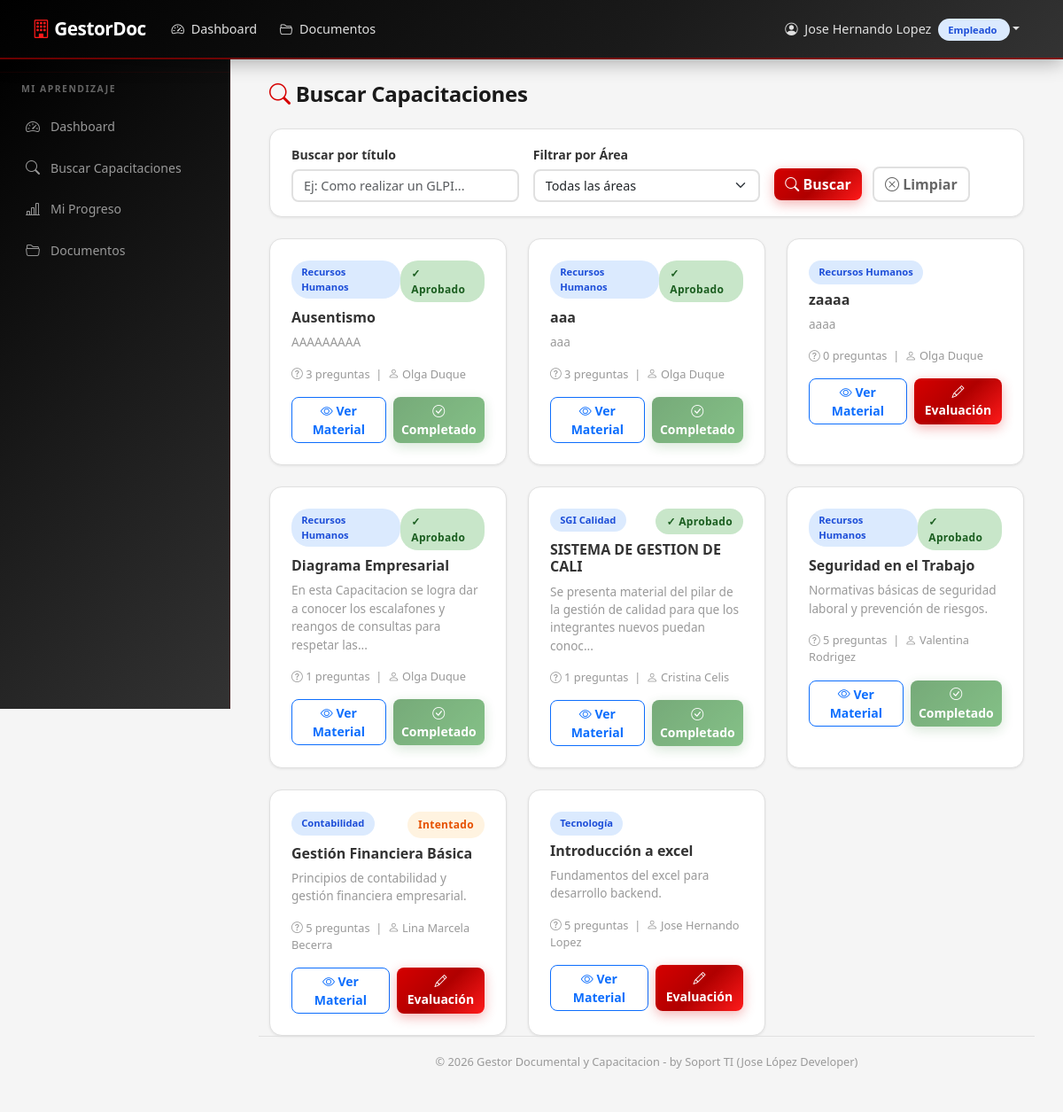
Page /capacitaciones (signed in) on the committed database.
### models.py (models this page shows, shortened)
class User(UserMixin, db.Model):
    __tablename__ = 'user'
    id = db.Column(db.Integer, primary_key=True)
    username = db.Column(db.String(80), unique=True, nullable=False)
    password_hash = db.Column(db.String(256), nullable=False)
    nombres = db.Column(db.String(120), nullable=False, default='')
    apellidos = db.Column(db.String(120), nullable=False, default='')
    role = db.Column(db.String(20), nullable=False, default='Empleado')
    activo = db.Column(db.Boolean, default=True)
    fecha_creacion = db.Column(db.DateTime, default=datetime.utcnow)
    gestor = db.relationship('Gestor', backref='user', uselist=False, lazy=True)
    empleado = db.relationship('Empleado', backref='user', uselist=False, lazy=True)
    @property
    def nombre_completo(self):
        return f'{self.nombres} {self.apellidos}'.strip()

class Capacitacion(db.Model):
    __tablename__ = 'capacitacion'
    id = db.Column(db.Integer, primary_key=True)
    titulo = db.Column(db.String(200), nullable=False)
    descripcion = db.Column(db.Text, default='')
    area_id = db.Column(db.Integer, db.ForeignKey('area.id'), nullable=False)
    gestor_id = db.Column(db.Integer, db.ForeignKey('gestor.id'), nullable=False)
    material_link = db.Column(db.String(500), default='')  # Video/PDF link (legacy)
    porcentaje_aprobacion = db.Column(db.Integer, default=80)  # % mínimo para aprobar
    activa = db.Column(db.Boolean, default=True)
    fecha_creacion = db.Column(db.DateTime, default=datetime.utcnow)
    preguntas = db.relationship('Pregunta', backref='capacitacion', lazy=True,
                                cascade='all, delete-orphan')
    progreso = db.relationship('ProgresoCapacitacion', backref='capacitacion', lazy=True)
    materiales = db.relationship('MaterialCapacitacion', backref='capacitacion', lazy=True,
                                 cascade='all, delete-orphan')

class Area(db.Model):
    __tablename__ = 'area'
    id = db.Column(db.Integer, primary_key=True)
    nombre_area = db.Column(db.String(100), unique=True, nullable=False)
    gestores = db.relationship('Gestor', backref='area', lazy=True)
    documentos = db.relationship('Documento', backref='area', lazy=True)
    capacitaciones = db.relationship('Capacitacion', backref='area', lazy=True)

### routes/empleado.py (the view)
@empleado_bp.route('/capacitaciones')
@login_required
def listar_capacitaciones():
    if current_user.role != 'Empleado':
        flash('Acceso no autorizado.', 'danger')
        return redirect(url_for('main.dashboard'))
    empleado = get_empleado()
    if not empleado:
        flash('Perfil de empleado no encontrado.', 'danger')
        return redirect(url_for('main.dashboard'))
    area_id = request.args.get('area_id', type=int)
    buscar = request.args.get('buscar', '').strip()
    query = Capacitacion.query.filter_by(activa=True)
    if area_id:
        query = query.filter_by(area_id=area_id)
    if buscar:
        query = query.filter(Capacitacion.titulo.ilike(f'%{buscar}%'))
    capacitaciones = query.order_by(Capacitacion.fecha_creacion.desc()).all()
    areas = Area.query.all()
    progresos = {}
    for cap in capacitaciones:
        progreso = ProgresoCapacitacion.query.filter_by(
            empleado_id=empleado.id,
            capacitacion_id=cap.id
        ).first()
        progresos[cap.id] = progreso
    return render_template('empleado/listar_capacitaciones.html',
                           capacitaciones=capacitaciones,
                           areas=areas,
                           progresos=progresos,
                           area_seleccionada=area_id,
                           buscar=buscar,
                           empleado=empleado)

### templates/empleado/listar_capacitaciones.html (shortened to what this page needs)
{% extends "base.html" %}
{% block content %}
<div class="container-fluid">
    <h4 class="mb-4"><i class="bi bi-search"></i> Buscar Capacitaciones</h4>
    <div class="search-bar">
        <form method="GET" class="row g-3 align-items-end">
            <div class="col-md-4">
                <label class="form-label fw-semibold">Buscar por título</label>
                <input type="text" class="form-control" name="buscar"
                       value="{{ buscar }}" placeholder="Ej: Como realizar un GLPI...">
            </div>
            <div class="col-md-4">
                <label class="form-label fw-semibold">Filtrar por Área</label>
                <select class="form-select" name="area_id">
                    <option value="">Todas las áreas</option>
                </select>
            </div>
            <div class="col-md-4">
                <button type="submit" class="btn btn-primary me-2">
                    <i class="bi bi-search"></i> Buscar
                </button>
                <a href="{{ url_for('empleado.listar_capacitaciones') }}"
                   class="btn btn-outline-secondary">
                    <i class="bi bi-x-circle"></i> Limpiar
                </a>
            </div>
        </form>
    </div>
    {% if not capacitaciones %}
    <div class="empty-state">
        <i class="bi bi-book d-block"></i>
        <h5>No se encontraron capacitaciones</h5>
        <p class="text-muted">Intente con otros filtros de búsqueda.</p>
    </div>
    {% else %}
    <div class="row g-4">
        {% for cap in capacitaciones %}
        <div class="col-md-6 col-lg-4">
            <div class="card-custom h-100">
                <div class="card-body">
                    <div class="d-flex justify-content-between align-items-start mb-2">
                        <span class="badge-role" style="background:#dbeafe;color:#1d4ed8;">
                            {{ cap.area.nombre_area }}
                        </span>
                        {% if progresos[cap.id] %}
                            {% if progresos[cap.id].estado == 'Aprobado' %}
                                <span class="badge-estado badge-aprobado">✓ Aprobado</span>
                            {% else %}
                                <span class="badge-estado badge-pendiente">Intentado</span>
                            {% endif %}
                        {% endif %}
                    </div>
                    <h6 class="fw-bold mt-2">{{ cap.titulo }}</h6>
                    <p class="text-muted" style="font-size:0.85rem;">
                        {{ cap.descripcion[:100] }}{% if cap.descripcion|length > 100 %}...{% endif %}
                    </p>
                    <p class="text-muted mb-3" style="font-size:0.8rem;">
                        <i class="bi bi-question-circle"></i> {{ cap.preguntas | length }} preguntas
                        &nbsp;|&nbsp;
                        <i class="bi bi-person"></i> {{ cap.gestor.user.nombre_completo }}
                    </p>
                    <div class="d-flex gap-2">
                        <a href="{{ url_for('empleado.ver_material', capacitacion_id=cap.id) }}"
                           class="btn btn-sm btn-outline-primary flex-fill">
                            <i class="bi bi-eye"></i> Ver Material
                        </a>
                        {% if progresos[cap.id] and progresos[cap.id].estado == 'Aprobado' %}
                            <button class="btn btn-sm btn-success flex-fill" disabled>
                                <i class="bi bi-check-circle"></i> Completado
                            </button>
                        {% else %}
                            <a href="{{ url_for('empleado.rendir_evaluacion', capacitacion_id=cap.id) }}"
                               class="btn btn-sm btn-primary flex-fill">
                                <i class="bi bi-pencil"></i> Evaluación
                            </a>
                        {% endif %}
                    </div>
                </div>
            </div>
        </div>
        {% endfor %}
    </div>
    {% endif %}
</div>
{% endblock %}

### templates/base.html (shortened to what this page needs)
<!DOCTYPE html>
<html lang="es">
<head>
    <link href="https://cdn.jsdelivr.net/npm/bootstrap@5.3.3/dist/css/bootstrap.min.css" rel="stylesheet">
    <link href="https://cdn.jsdelivr.net/npm/bootstrap-icons@1.11.3/font/bootstrap-icons.min.css" rel="stylesheet">
    <link href="{{ url_for('static', filename='css/style.css') }}" rel="stylesheet">
</head>
<body>
    {% if current_user.is_authenticated %}
    <nav class="navbar navbar-expand-lg navbar-dark navbar-custom fixed-top">
        <div class="container-fluid">
            <a class="navbar-brand" href="{{ url_for('main.dashboard') }}">
                <i class="bi bi-building"></i> GestorDoc
            </a>
            <div class="collapse navbar-collapse" id="navbarNav">
                <ul class="navbar-nav me-auto">
                    <li class="nav-item">
                        <a class="nav-link" href="{{ url_for('main.dashboard') }}">
                            <i class="bi bi-speedometer2"></i> Dashboard
                        </a>
                    </li>
                    <li class="nav-item">
                        <a class="nav-link" href="{{ url_for('documentos.listar') }}">
                            <i class="bi bi-folder2-open"></i> Documentos
                        </a>
                    </li>
                </ul>
                <ul class="navbar-nav">
                    <li class="nav-item dropdown">
                        <a class="nav-link dropdown-toggle" href="#" role="button"
                           data-bs-toggle="dropdown">
                            <i class="bi bi-person-circle"></i>
                            {{ current_user.nombre_completo }}
                            <span class="badge-role"
                                  style="background:#dbeafe;color:#1d4ed8;margin-left:4px;">
                                {{ current_user.role | role_label }}
                            </span>
                        </a>
                    </li>
                </ul>
            </div>
        </div>
    </nav>
    <div class="sidebar">
        {% if current_user.role == 'Admin' %}
        <div class="sidebar-heading">Administración</div>
        <a href="{{ url_for('main.dashboard') }}" class="nav-link">
            <i class="bi bi-speedometer2"></i> Dashboard
        </a>
        <a href="{{ url_for('admin.listar_empleados') }}" class="nav-link">
            <i class="bi bi-people"></i> Empleados
        </a>
        <a href="{{ url_for('admin.listar_gestores') }}" class="nav-link">
            <i class="bi bi-person-badge"></i> Gestores
        </a>
        <a href="{{ url_for('rrhh.panel') }}" class="nav-link">
            <i class="bi bi-people"></i> Panel RRHH
        </a>
        <a href="{{ url_for('documentos.listar') }}" class="nav-link">
            <i class="bi bi-folder2-open"></i> Documentos
        </a>
        <a href="{{ url_for('documentos.subir') }}" class="nav-link">
            <i class="bi bi-upload"></i> Subir Documento
        </a>
        <a href="{{ url_for('rrhh.reporte') }}" class="nav-link">
            <i class="bi bi-graph-up"></i> Reportes
        </a>
        <a href="{{ url_for('rrhh.listar_reportes_control') }}" class="nav-link">
            <i class="bi bi-file-earmark-text"></i> Reportes FGH-22
        </a>
        {% elif current_user.role == 'Empleado' %}
        <div class="sidebar-heading">Mi Aprendizaje</div>
        <a href="{{ url_for('main.dashboard') }}" class="nav-link">
            <i class="bi bi-speedometer2"></i> Dashboard
        </a>
        <a href="{{ url_for('empleado.listar_capacitaciones') }}" class="nav-link">
            <i class="bi bi-search"></i> Buscar Capacitaciones
        </a>
        <a href="{{ url_for('empleado.mi_progreso') }}" class="nav-link">
            <i class="bi bi-bar-chart-line"></i> Mi Progreso
        </a>
        <a href="{{ url_for('documentos.listar') }}" class="nav-link">
            <i class="bi bi-folder2-open"></i> Documentos
        </a>
        {% endif %}
    </div>
    {% endif %}
    {% if current_user.is_authenticated %}
    <div class="main-content">
    {% endif %}
        {% block content %}{% endblock %}
    {% if current_user.is_authenticated %}
        <div class="footer">
            © 2026 Gestor Documental y Capacitacion - by Soport TI (Jose López Developer)
        </div>
    </div>
    {% endif %}
</body>
</html>

### rows in the picture
User: nombre_completo "Jose Hernando Lopez", role|role_label "Empleado"
Capacitacion: area.nombre_area "Recursos Humanos", shows "✓ Aprobado", titulo "Ausentismo", descripcion "AAAAAAAAA", preguntas|length "3", gestor.user.nombre_completo "Olga Duque", shows "Completado"
Capacitacion: area.nombre_area "Recursos Humanos", shows "✓ Aprobado", titulo "aaa", descripcion "aaa", preguntas|length "3", gestor.user.nombre_completo "Olga Duque", shows "Completado"
Capacitacion: area.nombre_area "Recursos Humanos", titulo "zaaaa", descripcion "aaaa", preguntas|length "0", gestor.user.nombre_completo "Olga Duque"
Capacitacion: area.nombre_area "Recursos Humanos", shows "✓ Aprobado", titulo "Diagrama Empresarial", descripcion "En esta Capacitacion se logra dar a conocer los escalafones y reangos de consultas para respetar las", preguntas|length "1", gestor.user.nombre_completo "Olga Duque", shows "Completado"
Capacitacion: area.nombre_area "SGI Calidad", shows "✓ Aprobado", titulo "SISTEMA DE GESTION DE CALI", descripcion "Se presenta material del pilar de la gestión de calidad para que los integrantes nuevos puedan conoc", preguntas|length "1", gestor.user.nombre_completo "Cristina Celis", shows "Completado"
Capacitacion: area.nombre_area "Recursos Humanos", shows "✓ Aprobado", titulo "Seguridad en el Trabajo", descripcion "Normativas básicas de seguridad laboral y prevención de riesgos.", preguntas|length "5", gestor.user.nombre_completo "Valentina Rodrigez", shows "Completado"
Capacitacion: area.nombre_area "Contabilidad", shows "Intentado", titulo "Gestión Financiera Básica", descripcion "Principios de contabilidad y gestión financiera empresarial.", preguntas|length "5", gestor.user.nombre_completo "Lina Marcela Becerra"
Capacitacion: area.nombre_area "Tecnología", titulo "Introducción a excel", descripcion "Fundamentos del excel para desarrollo backend.", preguntas|length "5", gestor.user.nombre_completo "Jose Hernando Lopez"
